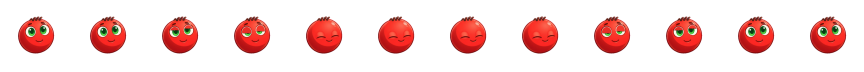
#> input picture bumpy_anim/sheets/blink.png, 1728 x 144 px, given in place of blink.jpg, which was not available (shown at 1/2 size)
$ python mkspr.py
#> lines starting #> are read from the running program, lines starting #| are printed output that depends on the picture; after the words box and inside, x2 and y2 are one past the last pixel; in counts of white or black regions, pixels touching at a corner belong together
import cv2, numpy as np, pickle
from PIL import Image
R=125; S=512; C=(256,256)
def load(n): return np.array(Image.open('/mnt/user-data/uploads/'+n).convert('RGB'))
#> called with n = 'blink.jpg'
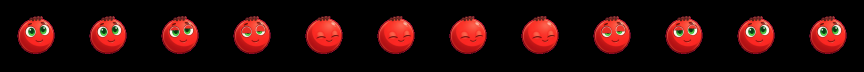
#> returned value: shape (144, 1728, 3) (shown at 1/2 size); mean of channels 0, 1, 2 42, 10.8, 9.4; drawn as R, G, B
def charmask(im):
    f=im.astype(np.float32)+1; r,g,b=f[...,0],f[...,1],f[...,2]
#> after `r, g, b = (f[..., 0], f[..., 1], f[..., 2])`:
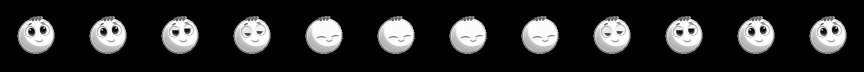
#> r: shape (144, 1728) float32 (shown at 1/2 size); min 1, max 254, mean 43
#> after `r, g, b = (f[..., 0], f[..., 1], f[..., 2])`:
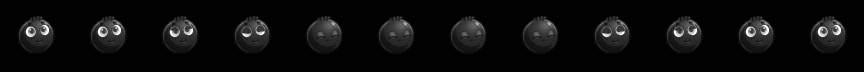
#> g: shape (144, 1728) float32 (shown at 1/2 size); min 1, max 251, mean 11.8
    bg=(b/r>0.36)&(g/r<0.32)&(r>90)
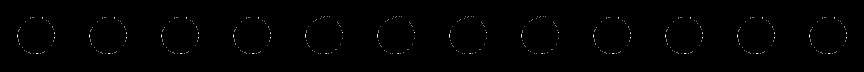
#> bg: shape (144, 1728) bool (shown at 1/2 size); 0.24% white in thin lines or dots, all inside (x1, y1, x2, y2) = (35, 32, 1693, 108)
    return ~bg
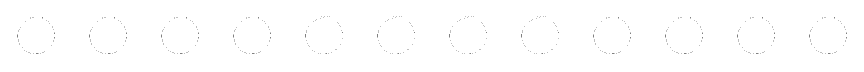
#> returned value: shape (144, 1728) bool (shown at 1/2 size); 99.8% white; black in thin lines or dots, all inside (x1, y1, x2, y2) = (35, 32, 1693, 108)
def comps(mask,n):
    m=cv2.morphologyEx(mask.astype(np.uint8),cv2.MORPH_CLOSE,np.ones((9,9),np.uint8))
    m=cv2.morphologyEx(m,cv2.MORPH_OPEN,np.ones((5,5),np.uint8))
    nl,lab,st,_=cv2.connectedComponentsWithStats(m)
    cs=sorted([(st[i,4],i) for i in range(1,nl) if st[i,4]>8000],reverse=True)[:n]
    out=[(st[i,0],st[i,1],st[i,2],st[i,3],lab==i) for a,i in cs]
    out.sort(key=lambda t:(round((t[1]+t[3]/2)/340),t[0])); return out
def sprite(im,mask,comp):
    lab=comp[4]; region=cv2.dilate(lab.astype(np.uint8),np.ones((11,11),np.uint8))
    m=((region>0)&mask).astype(np.uint8)
    inv=(1-m).astype(np.uint8); pad=np.zeros((m.shape[0]+2,m.shape[1]+2),np.uint8); cv2.floodFill(inv,pad,(0,0),2)
    filled=(inv!=2).astype(np.uint8)
    ys,xs=np.where(filled>0); bottom=ys.max()
    rows=np.arange(ys.min(),bottom+1); w=np.array([(filled[r]>0).sum() for r in rows])
    sel=rows[w>=w.max()*0.97]; xr=np.where(filled[int(sel.mean())]>0)[0]
    cx=(xr.min()+xr.max())/2; r=(xr.max()-xr.min()+1)/2; cy=bottom-r
    a=cv2.GaussianBlur(filled.astype(np.float32),(0,0),0.7)
    img=im.astype(np.float32).copy()
    band=(cv2.dilate(filled,np.ones((3,3),np.uint8))-cv2.erode(filled,np.ones((3,3),np.uint8),iterations=2))>0
    img[...,2]=np.where(band,np.minimum(img[...,2],img[...,0]*0.35),img[...,2])
    s=R/r; M=np.array([[s,0,C[0]-s*cx],[0,s,C[1]-s*cy]],np.float32)
    pm=np.dstack([img*a[...,None],a*255])
    out=cv2.warpAffine(pm,M,(S,S),flags=cv2.INTER_AREA if s<1 else cv2.INTER_CUBIC,borderValue=0)
    al=np.clip(out[...,3],0,255)/255
    col=np.clip(out[...,:3]/np.maximum(al[...,None],1e-3),0,255)
    return np.dstack([col,al*255]).astype(np.uint8),(cx,cy,r)
sp={}
b=load('blink.jpg'); mb=charmask(b); cb=comps(mb,6); print('blink comps',len(cb))
#> after `cb = comps(mb, 6)`: cb = 1 item
for n,c in zip(['calm','blink','blink2','look','side','dead'],cb): sp[n],info=sprite(b,mb,c); print(n,info)
#> this loop made 1 pass
#> (n, bottom in sprite, sel in sprite, cx in sprite, r in sprite, cy in sprite, s in sprite, M in sprite) on pass 1: ('calm', 107, [107], 863, 797.5, -690.5, 0.157, [[0.157, 0, 120.7], [0, 0.157, 364.2]])
#| calm (863.0, -690.5, 797.5)
#> pass 1, in sprite, `band=(cv2.dilate(filled,np.ones((3,3),np.uint8))-cv2.erode(filled,np.o..`:
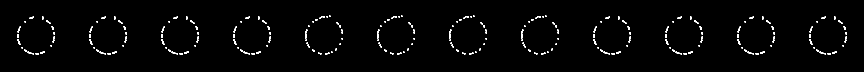
#> band: shape (144, 1728) bool (shown at 1/2 size); 1.7% white in thin lines or dots, all inside (x1, y1, x2, y2) = (34, 31, 1694, 109)
#> after the loop, sp = 1 item
f=load('faces.jpg'); mf=charmask(f); cf=comps(mf,6); print('faces comps',len(cf))
#> (the run stopped early here; a loop or call above may not have finished)

$ run again, with bumpy_anim/sheets/collect.png copied over bumpy_anim/sheets/blink.png
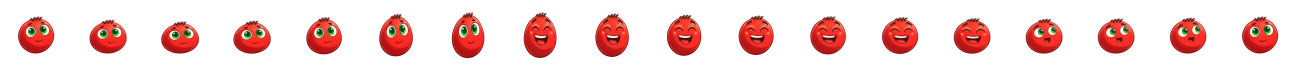
#> input picture bumpy_anim/sheets/collect.png, 2592 x 144 px, given in place of blink.jpg, which was not available (shown at 1/2 size)
#> bg: shape (144, 2592) bool; 0.19% white in thin lines or dots, all inside (x1, y1, x2, y2) = (35, 24, 2557, 117)
#> in charmask, `return ~bg`:
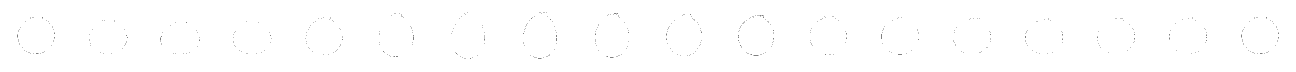
#> returned value: shape (144, 2592) bool (shown at 1/2 size); 99.8% white; black in thin lines or dots, all inside (x1, y1, x2, y2) = (35, 24, 2557, 117)
#> cb = 1 item
#> the loop `for n,c in zip(['calm','blink','blink2','look','side','dead'],cb): sp[..` made 1 pass
#> (n, bottom in sprite, sel in sprite, cx in sprite, r in sprite, cy in sprite, s in sprite, M in sprite) on pass 1: ('calm', 116, [107], 1295, 1229.5, -1113.5, 0.102, [[0.102, 0, 124.3], [0, 0.102, 369.2]])
#> (printed output is left out)
#> pass 1, in sprite, `band=(cv2.dilate(filled,np.ones((3,3),np.uint8))-cv2.erode(filled,np.o..`:
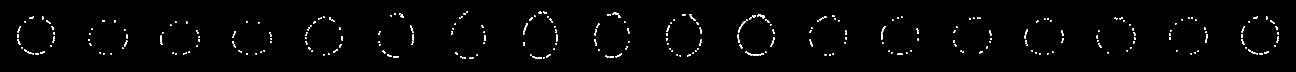
#> band: shape (144, 2592) bool (shown at 1/2 size); 1.3% white; 324 white regions (253 under 20 px), largest, box (x1, y1, x2, y2) and area: (1476, 42, 1491, 65) 79, (1514, 29, 1529, 37) 64, (1047, 46, 1056, 64) 57

$ run again, with bumpy_anim/sheets/death.png copied over bumpy_anim/sheets/blink.png
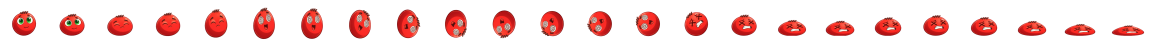
#> input picture bumpy_anim/sheets/death.png, 3456 x 144 px, given in place of blink.jpg, which was not available (shown at 1/3 size)
#> bg: shape (144, 3456) bool; 0.2% white in thin lines or dots, all inside (x1, y1, x2, y2) = (35, 22, 3434, 118)
#> in charmask, `return ~bg`:
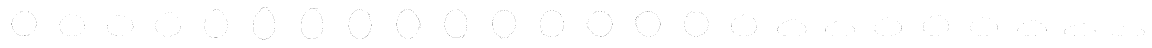
#> returned value: shape (144, 3456) bool (shown at 1/3 size); 99.8% white; black in thin lines or dots, all inside (x1, y1, x2, y2) = (35, 22, 3434, 118)
#> cb = 1 item
#> the loop `for n,c in zip(['calm','blink','blink2','look','side','dead'],cb): sp[..` made 1 pass
#> (n, bottom in sprite, sel in sprite, cx in sprite, r in sprite, cy in sprite, s in sprite, M in sprite) on pass 1: ('calm', 117, [107], 1715, 1649.5, -1532.5, 0.0758, [[0.0758, 0, 126], [0, 0.0758, 372.1]])
#> (printed output is left out)
#> pass 1, in sprite, `band=(cv2.dilate(filled,np.ones((3,3),np.uint8))-cv2.erode(filled,np.o..`:
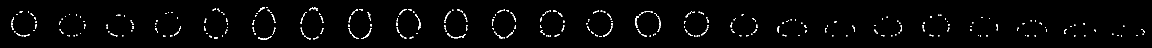
#> band: shape (144, 3456) bool (shown at 1/3 size); 1.4% white in thin lines or dots, all inside (x1, y1, x2, y2) = (34, 21, 3435, 119)
